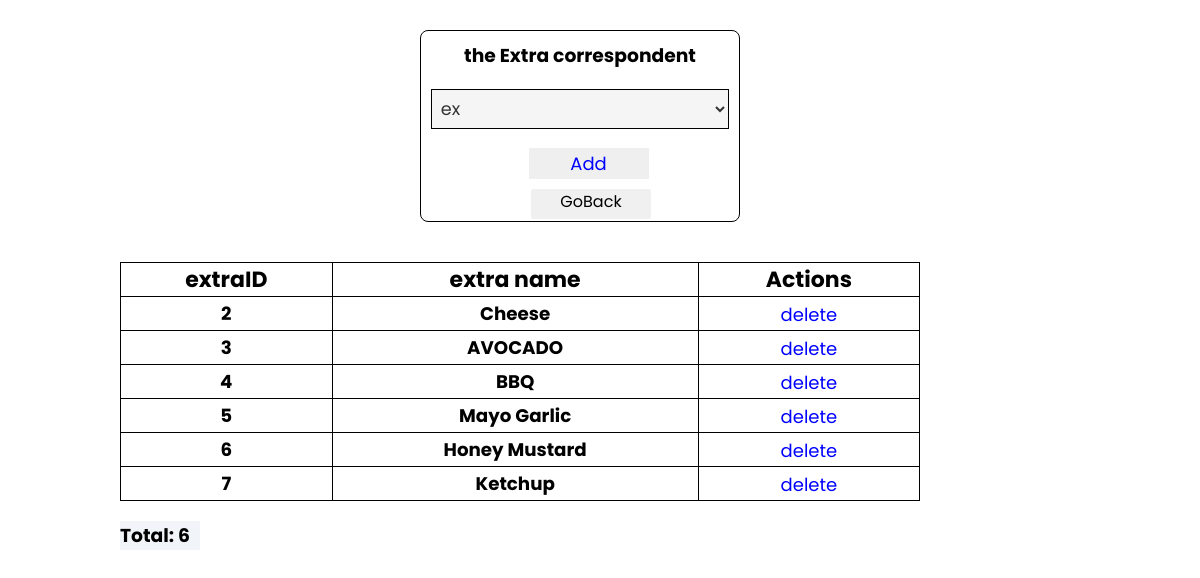
The page /addcat.php?add=1 (signed in) on the database its author committed.
### tables this page shows
CREATE TABLE `have` (
  `id_extra` int unsigned NOT NULL,
  `cat_id` int unsigned NOT NULL,
  PRIMARY KEY (`id_extra`,`cat_id`),
   FOREIGN KEY (cat_id) REFERENCES category(cat_id),
   FOREIGN KEY (id_extra) REFERENCES extra(id_extra)
);

CREATE TABLE `extra` (
  `id_extra` int unsigned  NOT NULL AUTO_INCREMENT,
  `name` varchar(50) NOT NULL,
  `price` float  NOT NULL,
  PRIMARY KEY (`id_extra`)
);

### addcat.php (the view, shortened to what this page needs)
<!DOCTYPE html>
<html lang="en">
<head>
<link rel="stylesheet" href="css/Astyle1.css">
<link rel="stylesheet" href="css/Astyle3.css">
<link rel="stylesheet" href="https://cdnjs.cloudflare.com/ajax/libs/font-awesome/6.1.0/css/all.min.css">
<link rel="stylesheet" href="https://maxst.icons8.com/vue-static/landings/line-awesome/line-awesome/1.3.0/css/line-awesome.min.css">
</head>
<body>
<?php
include("include\Connecting.php");
?>
<?php
if(isset($_GET['add'])){
	$cid=$_GET['add'];?>
<section class="add">
<form action="<?php echo $_SERVER["PHP_SELF"];?>" method="Post" ENCTYPE="multipart/form-data">
<h3>the Extra correspondent</h3>
<select name="eid" class="box">
<?php
$sqlcu="SELECT * FROM `extra` where id_extra NOT IN (select e.id_extra from extra e,have h where e.id_extra=h.id_extra and h.cat_id=".$cid.");";
  $resultc=mysqli_query($connect,$sqlcu) or die("bad query ");
  while($rowc=mysqli_fetch_array($resultc)){
	  ?>
<option value="<?php echo $rowc[0];?>"><?php echo $rowc[1]; ?></option>
  <?php } ?>
</select>
<input type="submit" value="Add" name="add_extra" style="cursor:pointer;" class="sub1" />
<div class="option-btn" onclick="window.history.back();" >GoBack</div>
</form>
</section>
<table >
<tr><td><h4>extraID</h4></td><td><h4>extra name</h4></td><td><h4>Actions</h4></td></tr>
<?php
$sql="SELECT * FROM `have` WHERE cat_id='$cid';";
  $result=mysqli_query($connect,$sql) or die("bad query");
  while($row=mysqli_fetch_array($result)){
 echo '<tr>';
   echo ' <td><h5>'.$row[0].'</h5></td>';
   $sql1="SELECT name FROM `extra` WHERE id_extra='$row[0]';";
  $result1=mysqli_query($connect,$sql1) or die("bad query");
  $fetch=mysqli_fetch_assoc($result1);
  $name=$fetch['name'];
  echo '<td><h5>'.$name.'</h5></td>';
 echo  '<td>
  <a href="addcat.php?add='.$cid.'&delete1='.$row[0].'&delete2='.$row[1].'" class="sub"  >delete</a></td>';
  echo '</tr>';}
} ?>
  </table>
   <div class="total"><h3>
  <?php
if(isset($_GET['add'])){
	$cid=$_GET['add'];
  $sql_t="SELECT count(*) as count FROM `have` WHERE cat_id='$cid';";
  $total=mysqli_query($connect,$sql_t) or die("bad query ");
$rowt=mysqli_fetch_assoc($total);
  $Total=$rowt["count"];
echo 'Total: ' .$Total;}?></h3>
 </div>
</body>
</html>

### css/Astyle1.css (style rules this page uses)
:root { --pink:#e84393; --red:#c0392b; --orange :#f39c12; --black:#333; --white:#fff; --light-color:#666; --light-white:#ccc; --light-bg:#f5f5f5; --border:.2rem solid var(--black); --main-color:rgb(221,47,110); --color-dark:#1D2231; --text-grey:#8390A2; --box-shadow:0 .5rem 1rem rgba(0,0,0,.1); }
* { margin:0; padding:0; box-sizing: border-box; outline: none; border: none; text-decoration:none; list-style-type:none; font-family:'Poppins', sans-serif; }
.total { margin-top:20px; width:80px; background-color:#f1f5f9; margin-left:20%; }

### css/Astyle3.css (style rules this page uses)
:root { --pink:#e84393; --red:#c0392b; --orange :#f39c12; --black:#333; --white:#fff; --light-color:#666; --light-white:#ccc; --light-bg:#f5f5f5; --border:.2rem solid var(--black); --main-color:rgb(221,47,110); --color-dark:#1D2231; --text-grey:#8390A2; }
table,tr,td { border: 1.5px solid black; border-collapse: collapse; }
table { font-size:22px; width:950px; margin-top:40px; margin-left:20%; }
tr, td { text-align:center; }
.sub { width:120px; height:30px; font-size:18px; color:blue; }
.option-btn { border-radius: 2px; width:120px; height:30px; margin-top:10px; margin-left:100px; background-color:#f0f0f1; border-radius:2px; cursor: pointer; text-transform: capitalize; }
.add { width:20rem; height:12rem; border-radius:.5rem; background-color:var(--white); border:1.5px solid black; text-align:center; margin-left:35%; margin-top:30px; padding:10px 10px 20px 10px; }
.add form .box { width:100%; margin:1.2rem 0; font-size:1.1rem; color:var(--black); height:40px; padding:.3rem .3rem; background-color:var(--light-bg); border:1px solid black; }
.sub1 { margin-left:17px; width:120px; height:31px; font-size:18px; color:blue; }
@media (max-width:1200px) { table { margin-left:10%; width:800px; } }
@media (max-width:1200px) { .total { margin-left:10%; } }

### rows shown on the page
have: id_extra "2", id_extra.name "Cheese"
have: id_extra "3", id_extra.name "AVOCADO"
have: id_extra "4", id_extra.name "BBQ"
have: id_extra "5", id_extra.name "Mayo Garlic"
have: id_extra "6", id_extra.name "Honey Mustard"
have: id_extra "7", id_extra.name "Ketchup"

### other values the page prints
$Total "6"
form field eid "ex"
